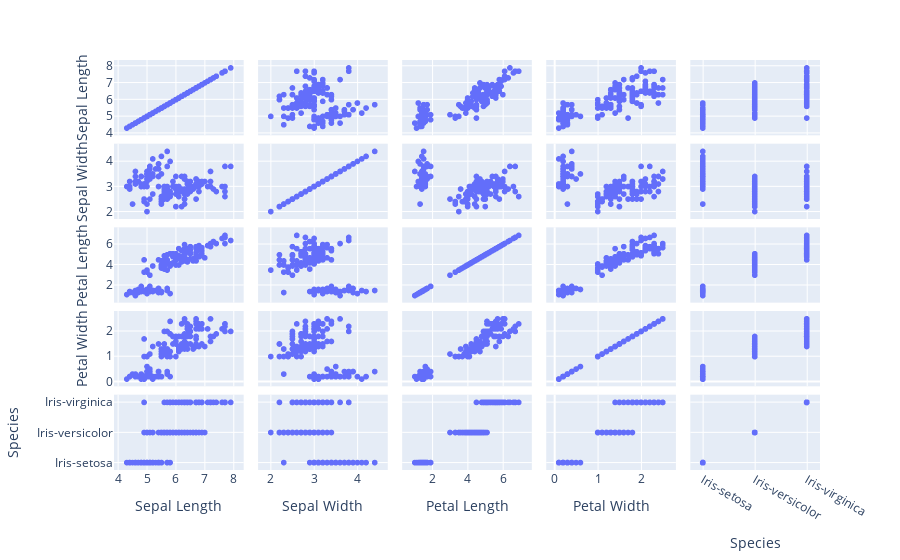

This figure's notebook cell:
### Code cell


### Figure 1 — Plotly figure (JSON) as saved in the notebook; plotly's stock layout.template omitted (floating-point values rounded to 4 significant figures; data arrays with more than 128 entries replaced by an {"elided": "..."} marker saying what was removed)
{"data": [{"dimensions": [{"axis": {"matches": true}, "label": "Sepal Length", "values": {"elided": "150 float values"}}, {"axis": {"matches": true}, "label": "Sepal Width", "values": {"elided": "150 float values"}}, {"axis": {"matches": true}, "label": "Petal Length", "values": {"elided": "150 float values"}}, {"axis": {"matches": true}, "label": "Petal Width", "values": {"elided": "150 float values"}}, {"axis": {"matches": true}, "label": "Species", "values": {"elided": "150 str values"}}], "hovertemplate": "%{xaxis.title.text}=%{x}<br>%{yaxis.title.text}=%{y}<extra></extra>", "legendgroup": "", "marker": {"color": "#636efa", "symbol": "circle"}, "name": "", "showlegend": false, "type": "splom"}], "layout": {"dragmode": "select", "legend": {"tracegroupgap": 0}, "margin": {"t": 60}}}
